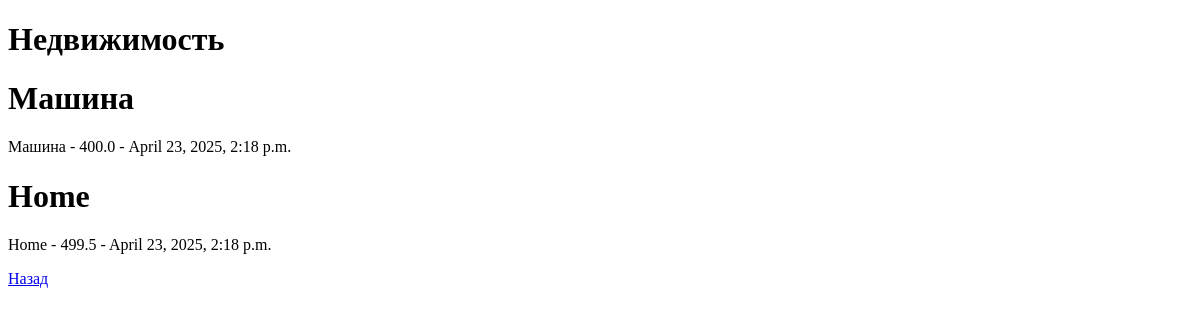
The page /app/rubric/4/ on the database as committed earlier.
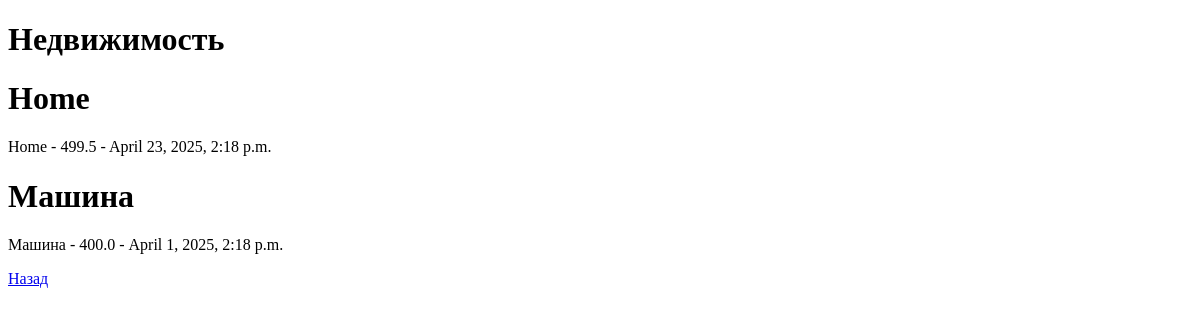
The same page on the database as committed later.
### app/models.py (models this page shows, shortened)
class Bb(models.Model):
    rubric = models.ForeignKey(Rubric, on_delete=models.CASCADE)
    title = models.CharField(max_length=100, verbose_name="Заголовок", validators=[RegexValidator("^.{4,}$")])
    price = models.FloatField(blank=True, null=True, verbose_name="Цена", validators=[MinMaxValueValidator(0, 1000)])
    content = models.TextField(blank=True, null=True, verbose_name="Контент", validators=[MaxLengthValidator(100)])
    published = models.DateTimeField(null=True, blank=True, verbose_name="Дата", )
    class Meta:
        verbose_name_plural = "Объявления"
        verbose_name = "Объявление"
        ordering = ["-published"]

### app/views.py (the view)
# urls.py: path('rubric/<int:pk>/', detail, name='detail'),
def detail(request, pk):
    rubric = Rubric.objects.get(pk=pk)
    all_bb = Bb.objects.filter(rubric=rubric)
    context = {"rubric": rubric, "all_bb": all_bb}
    return render(request, 'detail.html', context)

### templates/detail.html (shortened to what this page needs)
<!DOCTYPE html>
<html lang="en">
<head>
</head>
<body>
<h1>{{ rubric.name }}</h1>
{% for bb in all_bb %}
<h1>{{bb.title}}</h1>
<p>{{bb.content}} - {{bb.price}} - {{bb.published}}</p>
{% endfor %}
<a href="{% url 'app:index_html' %}">Назад</a>
</body>
</html>

Rows that differ between the two databases and show on the page:
shown differently, row unchanged: Bb "Home": moves up the list
changed Bb "Машина": published "April 23, 2025, 2:18 p.m." → "April 1, 2025, 2:18 p.m."
